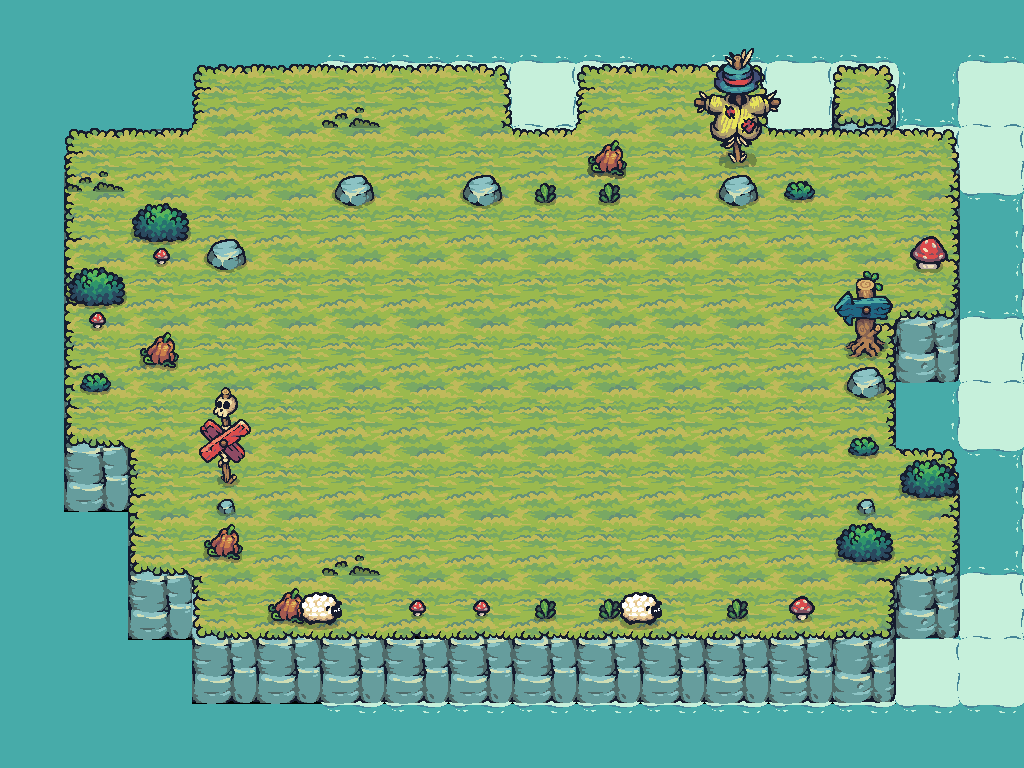

A 2D game scene composited from a Tiled map and its tileset images. What follows is a short description and the map's XML, with each tile layer's data collapsed to a summary:
An orthogonal 16x12 tile map with 64x64 px tiles, 10 tile layers (Water, Foam, layerforedge, new game bg, ...), 23 tilesets and 22 objects (8x Block, 6x Tree, 4x MovingBarrel, AntiPlayerCheckpoint, PlayerCheckpoint, ...).

<map version="1.10" tiledversion="1.11.0" orientation="orthogonal" renderorder="right-down" width="16" height="12" tilewidth="64" tileheight="64" infinite="0" nextlayerid="28" nextobjectid="11">
<properties>
  <property name="Star1" type="int" value="26" />
  <property name="Star2" type="int" value="31" />
  <property name="Star3" type="int" value="36" />
 </properties>
 <tileset firstgid="1" source="Terrain.tsx" />
 <tileset firstgid="41" source="Castle_Red.tsx" />
 <tileset firstgid="61" source="Tree.tsx" />
 <tileset firstgid="169" source="17.tsx" />
 <tileset firstgid="171" source="Tower_Blue.tsx" />
 <tileset firstgid="179" source="01.tsx" />
 <tileset firstgid="180" source="06.tsx" />
 <tileset firstgid="181" source="18.tsx" />
 <tileset firstgid="190" source="09.tsx" />
 <tileset firstgid="191" source="12.tsx" />
 <tileset firstgid="192" source="16.tsx" />
 <tileset firstgid="194" source="Castle_Destroyed.tsx" />
 <tileset firstgid="214" source="HappySheep_Idle.tsx" />
 <tileset firstgid="222" source="Tree_192.tsx" />
 <tileset firstgid="234" source="Water.tsx" />
 <tileset firstgid="235" source="Foam_192.tsx" />
 <tileset firstgid="243" source="Tilemap_Elevation.tsx" />
 <tileset firstgid="275" source="02.tsx" />
 <tileset firstgid="276" source="03.tsx" />
 <tileset firstgid="277" source="04.tsx" />
 <tileset firstgid="278" source="07.tsx" />
 <tileset firstgid="279" source="10.tsx" />
 <tileset firstgid="280" source="TX Props.tsx" />
 <group id="26" name="Common">
  <layer id="13" name="Water" width="16" height="12">
   <data>[192 cells, 88 non-empty, 1 distinct tile ids]</data>
  </layer>
  <layer id="14" name="Foam" width="16" height="12" offsetx="128" offsety="0">
   <data>[192 cells, 44 non-empty, 1 distinct tile ids]</data>
  </layer>
  <layer id="19" name="layerforedge" width="16" height="12">
   <data>[192 cells, 30 non-empty, 11 distinct tile ids]</data>
  </layer>
  <layer id="15" name="new game bg" width="16" height="12">
   <data>[192 cells, 128 non-empty, 12 distinct tile ids]</data>
  </layer>
  <layer id="24" name="eat" width="16" height="12">
   <data>[192 cells, 5 non-empty, 3 distinct tile ids]</data>
  </layer>
  <layer id="27" name="grass" width="16" height="12">
   <data>[192 cells, 3 non-empty, 1 distinct tile ids]</data>
  </layer>
  <layer id="17" name="props" width="16" height="12" offsetx="0" offsety="32">
   <data>[192 cells, 17 non-empty, 7 distinct tile ids]</data>
  </layer>
  <layer id="18" name="propsLayer2" width="16" height="12">
   <data>[192 cells, 15 non-empty, 12 distinct tile ids]</data>
  </layer>
  <objectgroup id="21" name="TreesOutSideGameGrid" class="TreesOutSideGameGrid">
   <object id="3" name="Tree" type="Tree" x="192" y="128" width="64" height="64" />
   <object id="5" name="Tree" type="Tree" x="256" y="128" width="64" height="64" />
   <object id="6" name="Tree" type="Tree" x="384" y="128" width="64" height="64" />
   <object id="7" name="Tree" type="Tree" x="832" y="192" width="64" height="64" />
   <object id="8" name="Tree" type="Tree" x="640" y="128" width="64" height="64" />
   <object id="9" name="Tree" type="Tree" x="192" y="320" width="64" height="64" />
  </objectgroup>
  <layer id="22" name="AheadOfTreesProps" width="16" height="12">
   <data>[192 cells, 6 non-empty, 6 distinct tile ids]</data>
  </layer>
  <objectgroup id="30" name="CollisionblocksForGrid">
   <object id="101" name="Block" type="Block" x="256" y="128" width="576" height="64" />
   <object id="102" name="Block" type="Block" x="256" y="576" width="576" height="64" />
   <object id="103" name="Block" type="Block" x="192" y="192" width="64" height="384" />
   <object id="104" name="Block" type="Block" x="831" y="192" width="64" height="384" />
  </objectgroup>
  <layer id="25" name="BottomEdge" width="16" height="12">
   <data>[192 cells, 2 non-empty, 1 distinct tile ids]</data>
  </layer>
 </group>
 <objectgroup id="5" name="Collisionblocks">
   <object id="1" name="Block" type="Block" x="512" y="192" width="64" height="64" />
   <object id="4" name="Block" type="Block" x="256" y="320" width="64" height="64" />
   <object id="5" name="Block" type="Block" x="512" y="320" width="64" height="64" />
   <object id="6" name="Block" type="Block" x="512" y="448" width="64" height="64" />
 </objectgroup>
 <objectgroup id="6" name="Checkpoints">
   <object id="2" name="AntiPlayerCheckpoint" type="AntiPlayerCheckpoint" x="768" y="192" width="64" height="64" />
   <object id="3" name="PlayerCheckpoint" type="PlayerCheckpoint" x="256" y="256" width="64" height="64" />
 </objectgroup>
 <objectgroup id="7" name="Spawnpoints">
   <object id="7" name="AntiPlayer" type="AntiPlayer" x="256" y="512" width="64" height="64" />
   <object id="8" name="Player" type="Player" x="768" y="512" width="64" height="64" />
   <object id="9991" name="MovingBarrel" type="MovingBarrel" x="256" y="384" width="64" height="64">
          <properties>
           <property name="downOffset" type="int" value="0" />
           <property name="isVertical" type="bool" value="false" />
           <property name="leftOffset" type="int" value="0" />
           <property name="rightOffset" type="int" value="3" />
           <property name="upOffset" type="int" value="0" />
          </properties>
   </object>
   <object id="9992" name="MovingBarrel" type="MovingBarrel" x="384" y="192" width="64" height="64">
             <properties>
              <property name="downOffset" type="int" value="3" />
              <property name="isVertical" type="bool" value="true" />
              <property name="leftOffset" type="int" value="0" />
              <property name="rightOffset" type="int" value="0" />
              <property name="upOffset" type="int" value="0" />
             </properties>
      </object>
      <object id="9993" name="MovingBarrel" type="MovingBarrel" x="576" y="512" width="64" height="64">
                <properties>
                 <property name="downOffset" type="int" value="0" />
                 <property name="isVertical" type="bool" value="false" />
                 <property name="leftOffset" type="int" value="0" />
                 <property name="rightOffset" type="int" value="3" />
                 <property name="upOffset" type="int" value="0" />
                </properties>
         </object>
       <object id="9994" name="MovingBarrel" type="MovingBarrel" x="640" y="192" width="64" height="64">
                      <properties>
                       <property name="downOffset" type="int" value="3" />
                       <property name="isVertical" type="bool" value="true" />
                       <property name="leftOffset" type="int" value="0" />
                       <property name="rightOffset" type="int" value="0" />
                       <property name="upOffset" type="int" value="0" />
                      </properties>
               </object>
 </objectgroup>
</map>
